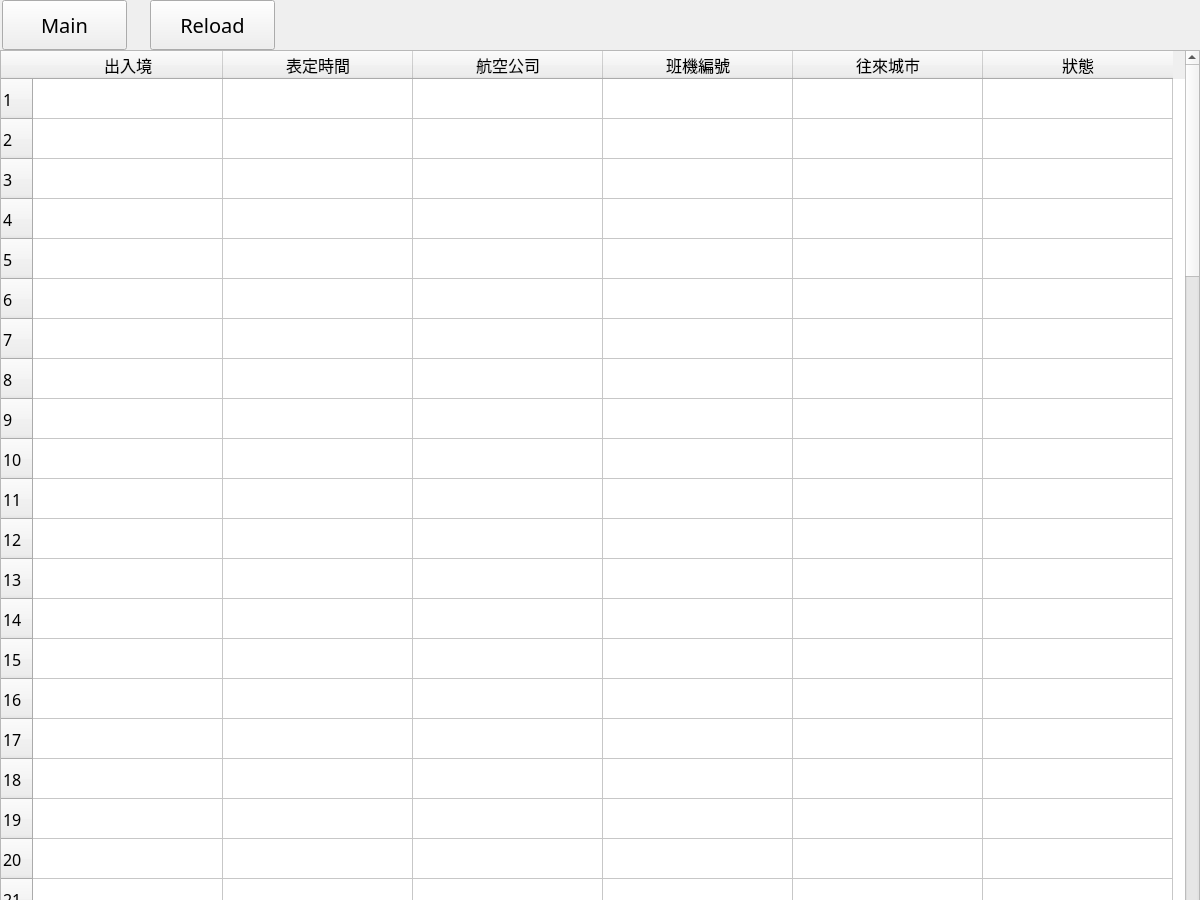
<?xml version="1.0" encoding="UTF-8"?>
<ui version="4.0">
 <class>Flight</class>
 <widget class="QWidget" name="Flight">
  <property name="geometry">
   <rect>
    <x>0</x>
    <y>0</y>
    <width>1200</width>
    <height>900</height>
   </rect>
  </property>
  <property name="windowTitle">
   <string>Form</string>
  </property>
  <widget class="QPushButton" name="main">
   <property name="geometry">
    <rect>
     <x>2</x>
     <y>0</y>
     <width>125</width>
     <height>50</height>
    </rect>
   </property>
   <property name="font">
    <font>
     <family>微軟正黑體</family>
     <pointsize>15</pointsize>
    </font>
   </property>
   <property name="text">
    <string>Main</string>
   </property>
  </widget>
  <widget class="QTableWidget" name="flighttable">
   <property name="geometry">
    <rect>
     <x>0</x>
     <y>50</y>
     <width>1200</width>
     <height>950</height>
    </rect>
   </property>
   <property name="font">
    <font>
     <family>微軟正黑體</family>
     <pointsize>12</pointsize>
    </font>
   </property>
   <property name="inputMethodHints">
    <set>Qt::ImhNone</set>
   </property>
   <property name="frameShape">
    <enum>QFrame::StyledPanel</enum>
   </property>
   <property name="frameShadow">
    <enum>QFrame::Sunken</enum>
   </property>
   <property name="editTriggers">
    <set>QAbstractItemView::NoEditTriggers</set>
   </property>
   <property name="rowCount">
    <number>100</number>
   </property>
   <property name="columnCount">
    <number>6</number>
   </property>
   <attribute name="horizontalHeaderDefaultSectionSize">
    <number>190</number>
   </attribute>
   <attribute name="verticalHeaderDefaultSectionSize">
    <number>40</number>
   </attribute>
   <row/>
   <row/>
   <row/>
   <row/>
   <row/>
   <row/>
   <row/>
   <row/>
   <row/>
   <row/>
   <row/>
   <row/>
   <row/>
   <row/>
   <row/>
   <row/>
   <row/>
   <row/>
   <row/>
   <row/>
   <row/>
   <row/>
   <row/>
   <row/>
   <row/>
   <row/>
   <row/>
   <row/>
   <row/>
   <row/>
   <row/>
   <row/>
   <row/>
   <row/>
   <row/>
   <row/>
   <row/>
   <row/>
   <row/>
   <row/>
   <row/>
   <row/>
   <row/>
   <row/>
   <row/>
   <row/>
   <row/>
   <row/>
   <row/>
   <row/>
   <row/>
   <row/>
   <row/>
   <row/>
   <row/>
   <row/>
   <row/>
   <row/>
   <row/>
   <row/>
   <row/>
   <row/>
   <row/>
   <row/>
   <row/>
   <row/>
   <row/>
   <row/>
   <row/>
   <row/>
   <row/>
   <row/>
   <row/>
   <row/>
   <row/>
   <row/>
   <row/>
   <row/>
   <row/>
   <row/>
   <row/>
   <row/>
   <row/>
   <row/>
   <row/>
   <row/>
   <row/>
   <row/>
   <row/>
   <row/>
   <row/>
   <row/>
   <row/>
   <row/>
   <row/>
   <row/>
   <row/>
   <row/>
   <row/>
   <row/>
   <column>
    <property name="text">
     <string>出入境</string>
    </property>
   </column>
   <column>
    <property name="text">
     <string>表定時間</string>
    </property>
   </column>
   <column>
    <property name="text">
     <string>航空公司</string>
    </property>
   </column>
   <column>
    <property name="text">
     <string>班機編號</string>
    </property>
   </column>
   <column>
    <property name="text">
     <string>往來城市</string>
    </property>
   </column>
   <column>
    <property name="text">
     <string>狀態</string>
    </property>
   </column>
  </widget>
  <widget class="QPushButton" name="reload">
   <property name="geometry">
    <rect>
     <x>150</x>
     <y>0</y>
     <width>125</width>
     <height>50</height>
    </rect>
   </property>
   <property name="font">
    <font>
     <family>微軟正黑體</family>
     <pointsize>15</pointsize>
    </font>
   </property>
   <property name="text">
    <string>Reload</string>
   </property>
  </widget>
 </widget>
 <resources/>
 <connections/>
</ui>
